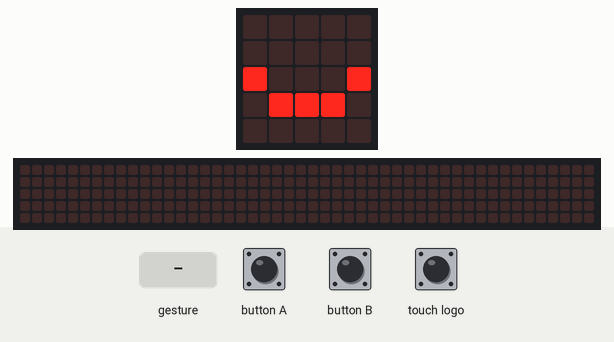
This program was run on a simulated BBC micro:bit (MakeCode). On the bench: the board's 5×5 LED display, a strip that is not on the board, showing the scrolling text unrolled. Inputs (shaded band) come from the test bench. A tilt is held for 1.5 s and a shake lasts 1 s, then the board lies face up again; the 48×5 strip is a reading aid, not a part: it shows the text the display is scrolling, unrolled, one strip-width of it at a time.

Above: at 1.2 s.
1.3 s: button B pressed for 0.15 s
At 2.0 s:
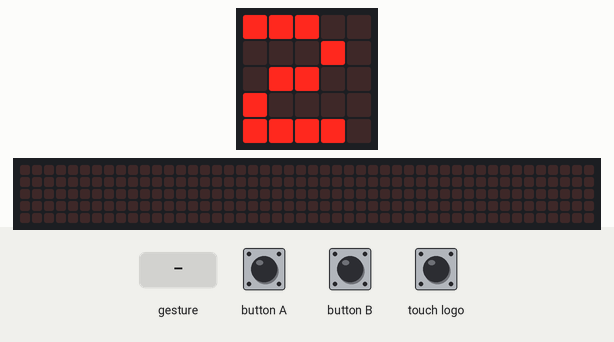
3.9 s: gesture 'shake'
At 4.69 s:
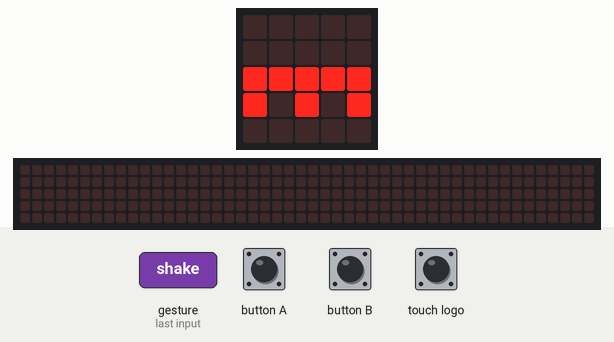
6.3 s: touch logo pressed for 1 s
At 7.2 s:
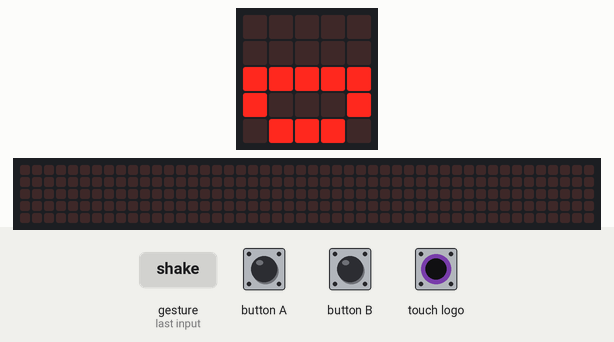
8.9 s: button B pressed for 0.15 s
At 9.14 s:
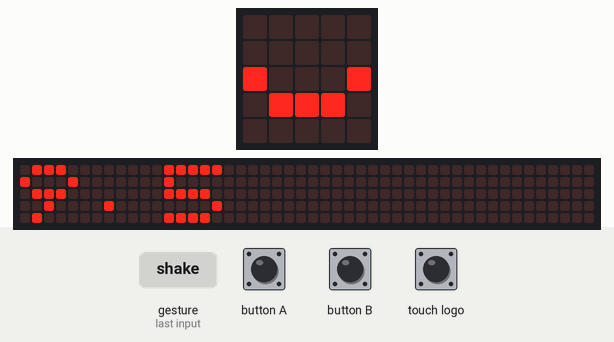
9.6 s: gesture 'shake'
12.6 s: touch logo pressed for 3.2 s
At 14.9 s:
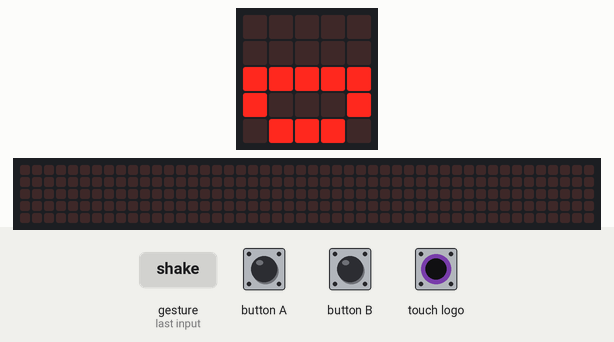
Timing chart, 0 to 16.4 s (numbered marks = the images above; inputs shaded):
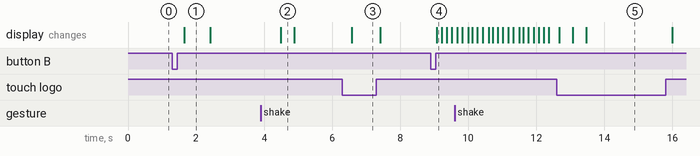

Measured:
- after the input at 1.3 s, the display: changes after 0.36 s (image 1)
- after the input at 3.9 s, the display: changes after 0.59 s (image 2)
- after the input at 6.3 s, the display: changes after 0.27 s (image 3)
- after the input at 8.9 s, the display: changes after 0.17 s (image 4)
- after the input at 12.6 s, the display: first differs from a run without the input after 0.87 s (image 5)
- what the display in image 1 shows lasts 0.7 s, from 1.7 s to 2.4 s
- what the display in image 2 shows lasts 0.4 s, from 4.5 s to 4.9 s

The program:

main.ts
```typescript
input.onButtonPressed(Button.A, function () {
    honger += -10
})
input.onGesture(Gesture.Shake, function () {
    basic.showLeds(`
        . . . . .
        . . . . .
        # # # # #
        # . # . #
        . . . . .
        `)
    basic.pause(5000)
})
input.onButtonPressed(Button.B, function () {
    basic.showNumber(honger)
})
let honger = 0
honger = 0
basic.forever(function () {
    honger += 0.5
    if (input.logoIsPressed()) {
        basic.showLeds(`
            . . . . .
            . . . . .
            # # # # #
            # . . . #
            . # # # .
            `)
    } else if (honger >= 30) {
        basic.showLeds(`
            . . . . .
            . . . . .
            # # # # #
            # . # . #
            . . . . .
            `)
    } else {
        basic.showLeds(`
            . . . . .
            . . . . .
            # . . . #
            . # # # .
            . . . . .
            `)
    }
})
```

test.ts
```typescript
// tests gaan hier; deze zal niet worden gecompileerd wanneer dit pakket wordt gebruikt als extensie.
```
